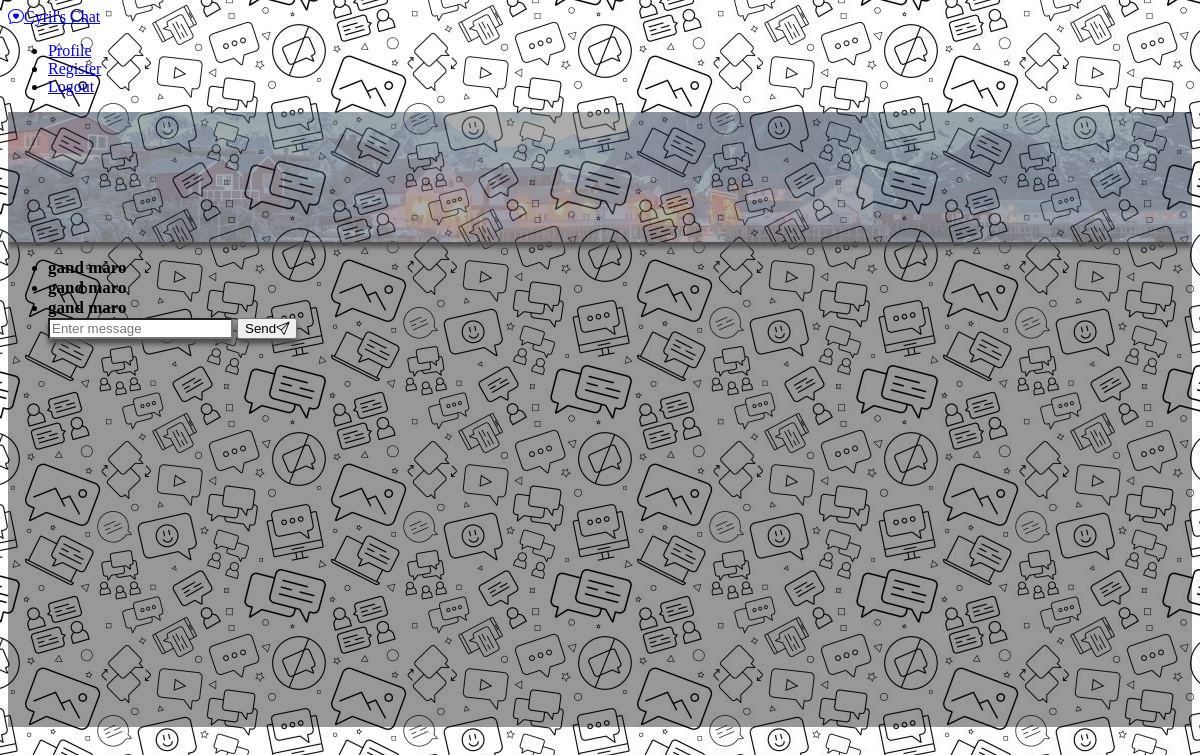
Screenshot of /chat/4/ (signed in) with the database file from the repository.
### users/models.py (models this page shows, shortened)
class Profile(models.Model):
    user = models.OneToOneField(settings.AUTH_USER_MODEL, on_delete=models.CASCADE)
    profilePhoto = models.ImageField(upload_to='users/%Y/%m/%d', blank=True)
    backgroundPhoto = models.ImageField(upload_to='users/%Y/%m/%d', blank=True)

### chat/models.py (models this page shows, shortened)
class Message(models.Model):
    message_to = models.ForeignKey(User, on_delete=models.CASCADE, related_name='received_messages')
    message = models.CharField(max_length=100)
    created = models.DateTimeField(auto_now=True)
    message_by =  models.ForeignKey(User, on_delete=models.CASCADE, related_name='sent_messages')
    class Meta:
        ordering = ('created',)

### chat/views.py (the view)
# urls.py: path('<int:id>/',views.chat,name='chat'),
def chat(request, id):
    current_user = request.user
    current_user_id = current_user.id
    user_name = get_object_or_404(User, id=id).username
    user = User.objects.get(username=user_name)
    if request.method == 'POST':
        message = request.POST.get('message')
        message_by = current_user
        message_to = user
        msg = Message(message=message,message_by=message_by,message_to=message_to,)
        msg.save()
    user = get_object_or_404(User, id=id)
    all_messages = Message.objects.filter(
    Q(message_to=user.id, message_by=current_user_id) | Q(message_to=current_user_id, message_by=user.id)
).order_by('-created')
    return render(request, 'chat/chat.html',{'user':user,'all_messages':all_messages,'current_user':current_user})

### chat/templates/chat/chat.html (shortened to what this page needs)
{% extends 'chat/base.html' %}
{% block body %}
<div class="container px-2 py-1 border border-3 border-dark" style="background-color: rgba(0, 0, 0, 0.4); height:615px; overflow-y: auto; position: relative;" >
  <div class="card bg-dark text-white" style="width: 100%; height: 130px; overflow: hidden; position: relative; box-shadow: 0px 5px 5px #4d4d4d;">
    <img style="opacity:0.2; width: 100%; height: auto; display: block; filter: brightness(150%);" class="card-img" src="{{ user.profile.backgroundPhoto.url }}" alt="">
  </div>
<ul class="list-group border-0" style="background: transparent;">
    <div class="container" style="background: transparent; ">
    {% for message in all_messages %}
        {% if  message.message_by  ==  current_user  %}
            <li class="list-group-item border-0 px-4 d-flex justify-content-end" style="background: transparent;">
                <div class="btn btn-primary btn-sm border border-2 border-dark">
                    <text style="font-weight: 600; font-size: 17px;">{{ message.message }} </text>
                </div>
            </li>
        {% else %}
            <li class="list-group-item border-0 px-4 d-flex" style="background: transparent;">
                <div class="btn btn-dark btn-sm border border-2 border-dark" style="opacity: 1;">
                    <text style="font-weight: 600; font-size: 17px;">{{ message.message }} </text>
                </div>
            </li>
        {% endif %}
    {% endfor %}
<div class="fixed-bottom p-3">
    <div class="container">
        <form method="POST" class="d-flex">
            <input class="form-control  mx-3 border border-2 border-dark" id="message-input" type="text" name="message" placeholder="Enter message" style="box-shadow: 0px 5px 5px #4d4d4d;">
            <button class="btn btn-success d-flex me-3 border border-2 border-dark" type="submit" style="box-shadow: 0px 5px 5px #4d4d4d;">Send<i class="bi bi-send"></i></button>
        </form>
    </div>
</div>
</ul>
</div>
{% endblock %}

### rows the page displays
Message: message "gand maro"
Message: message "gand maro"
Message: message "gand maro"
